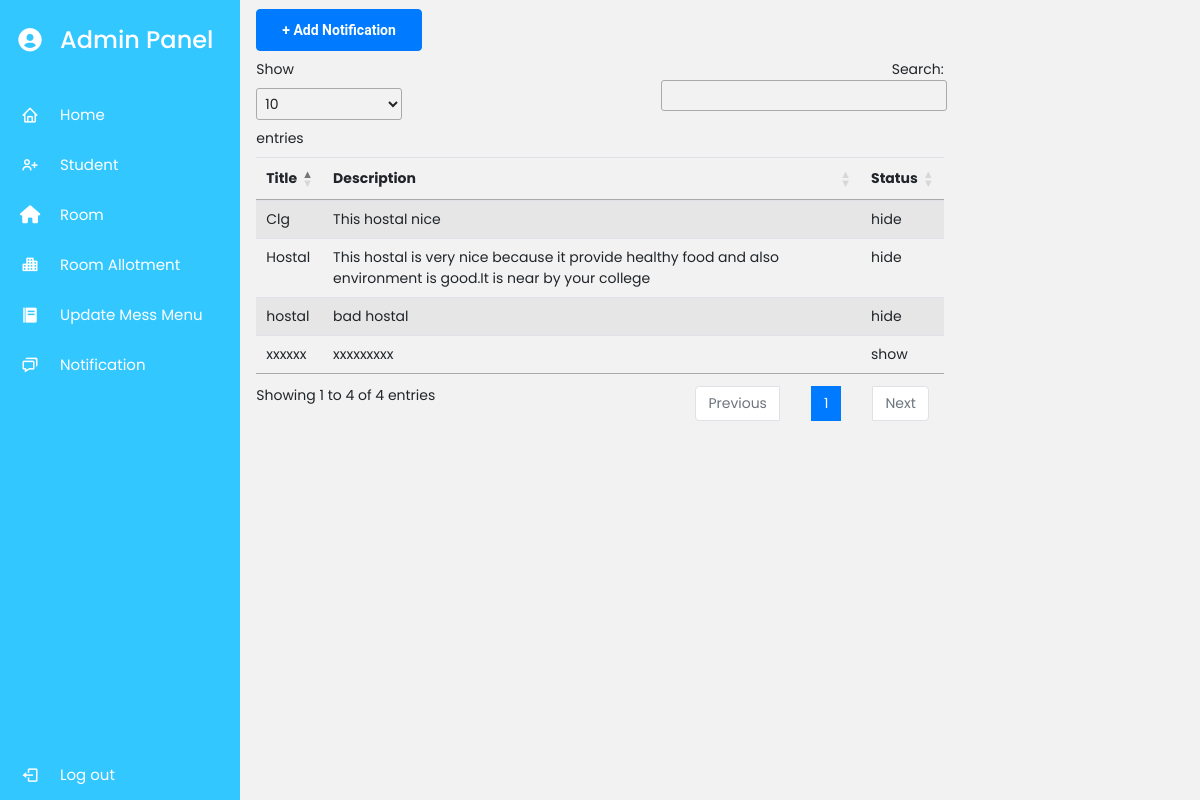
Before: /adminnoti/ (signed in) with the older database file.
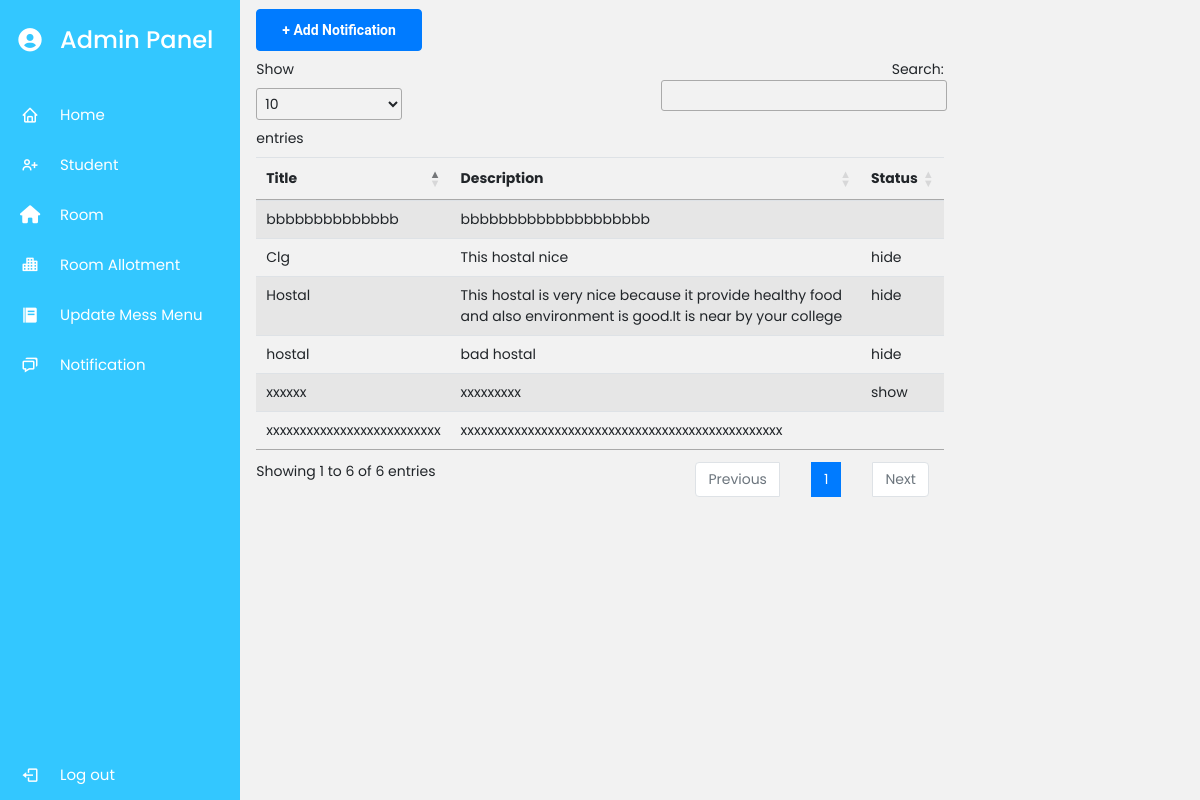
After: the same page with the newer database file.
### myapp/models.py (models this page shows, shortened)
class Notification(models.Model):
    title=models.CharField(max_length=20)
    description=models.CharField(max_length=150)
    status=models.CharField(max_length=50,choices=stat)
    date=models.DateField(auto_now=True)
    created_at=models.DateTimeField(auto_now_add=True)
    update_at=models.DateTimeField(auto_now=True)

### myapp/views.py (the view)
# urls.py: path('adminnoti/',views.Adminnoti,name="adminnoti"),
def Adminnoti(request):
    if request.user.is_superuser:
        noti = Notification.objects.all()
        return render(request, "adminnoti.html", {'noti': noti})
    else:
        return redirect("Home")

### myapp/templates/adminnoti.html (shortened to what this page needs)
{% extends 'admindash.html' %}
{% load static %}
{% block content %}
<div class="col-lg-12">
  <div class="row justify-content-around">
    <div class="col-lg-7">
      <a href="/addnotification/" class="btn btn-primary my-2" >+ Add Notification</a>
      <table class="table table-striped" id="geniustable55">
        <thead>
          <tr>
            <th scope="col">Title</th>
            <th scope="col">Description</th>
            <th scope="col">Status</th>
          </tr>
        </thead>
        {% if noti %}
        <tbody>
          {% for i in noti %}
          <tr>
            <td>{{i.title}}</td>
            <td>{{i.description}}</td>
            <td>{{i.status}}</td>
          </tr>
          {% endfor %}
        </tbody>
        {% endif %}
      </table>
    </div>
  </div>
  {% endblock content %}

Changed rows visible on the page:
added Notification: title "xxxxxxxxxxxxxxxxxxxxxxxxxx", description "xxxxxxxxxxxxxxxxxxxxxxxxxxxxxxxxxxxxxxxxxxxxxxxx"
added Notification: title "bbbbbbbbbbbbbb", description "bbbbbbbbbbbbbbbbbbbb"
Other visible differences:
text written by a page script: "Show entries Search: Showing 1 to 4 of 4 entries Previous 1 Next" → "Show entries Search: Showing 1 to 6 of 6 entries Previous 1 Next"
